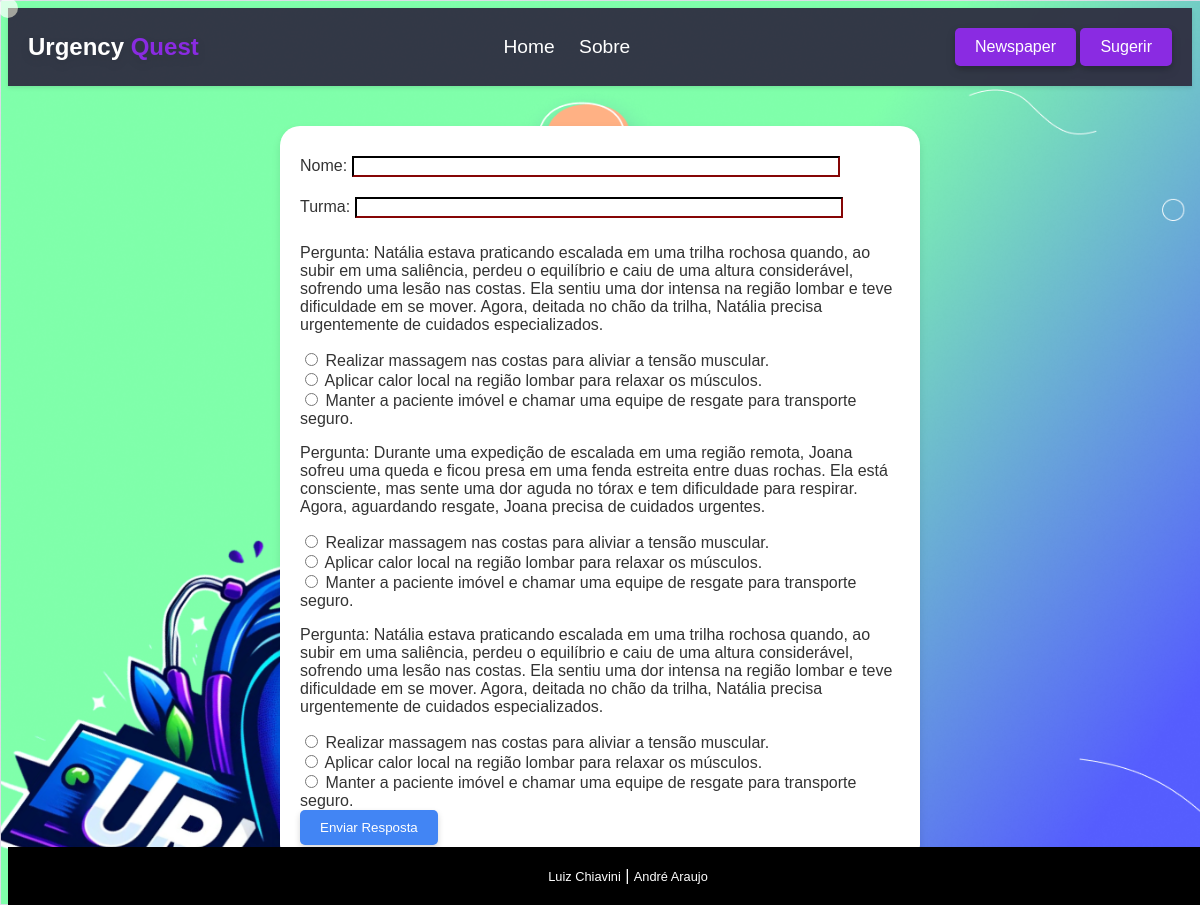
The page / on the database its author committed.
### tables this page shows
CREATE TABLE `questionario1` (
  `id_q1` int(11) NOT NULL,
  `pergunta` text NOT NULL,
  `alternativaA` text NOT NULL,
  `alternativaB` text NOT NULL,
  `alternativaC` text NOT NULL,
  `alternaticaCorreta` varchar(1) NOT NULL,
  `Justificativa` text NOT NULL
);

CREATE TABLE `questionario2` (
  `id_q2` int(11) NOT NULL,
  `pergunta` text NOT NULL,
  `alternativaA` text NOT NULL,
  `alternativaB` text NOT NULL,
  `alternativaC` text NOT NULL,
  `alternaticaCorreta` varchar(1) NOT NULL,
  `Justificativa` text NOT NULL
);

### content.php (called while the page is built, shortened)
<?php
function selecionarPerguntaAleatoria1() {
    $conexao = conectarBanco();
    $query1 = "SELECT id_q1, pergunta, alternativaA, alternativaB, alternativaC FROM questionario1 ORDER BY RAND() LIMIT 1";
    $resultado1 = $conexao->query($query1);
    if ($resultado1->num_rows > 0) {
        return $resultado1->fetch_assoc();
    } else {
        return false;
    }
}
$dadosPergunta = selecionarPerguntaAleatoria1();
function selecionarPerguntaAleatoria2() {
    $conexao = conectarBanco();
    $query2 = "SELECT id_q2, pergunta, alternativaA, alternativaB, alternativaC FROM questionario2 ORDER BY RAND() LIMIT 1";
    $resultado2 = $conexao->query($query2);
    if ($resultado2->num_rows > 0) {
        return $resultado2->fetch_assoc();
    } else {
        return false;
    }
}
function selecionarPerguntaAleatoria3() {
    $conexao = conectarBanco();
    $query3 = "SELECT id_q3, pergunta, alternativaA, alternativaB, alternativaC FROM questionario3 ORDER BY RAND() LIMIT 1";
    $resultado3 = $conexao->query($query3);
    if ($resultado3->num_rows > 0) {
        return $resultado3->fetch_assoc();
    } else {
        return false;
    }
}

### index.php (the view, shortened to what this page needs)
<?php
include 'content.php';
$dadosPergunta1 = selecionarPerguntaAleatoria1();
$dadosPergunta2 = selecionarPerguntaAleatoria2();
$dadosPergunta3 = selecionarPerguntaAleatoria3();
?>
<!DOCTYPE html>
<html lang="pt-br">
<head>
    <link rel="stylesheet" href="css/styles.css">
</head>
<body>
<?php include 'header.php' ?>
<div class="container-perguntas">
    <?php if ($dadosPergunta): ?>
        <form action="salvar_resposta.php" method="post">
        <div>
            <label for="nome_aluno">Nome:</label>
            <input type="text" id="nome_aluno" name="nome_aluno" required>
        </div>
        <div>
            <label for="turma">Turma:</label>
            <input type="text" id="turma" name="turma" required>
        </div>
            <p>Pergunta: <?= $dadosPergunta['pergunta'] ?></p>
            <div>
                <input type="radio" id="alternativaA" name="alternativa_q1" value="A">
                <label for="alternativaA"><?= $dadosPergunta['alternativaA'] ?></label>
            </div>
            <div>
                <input type="radio" id="alternativaB" name="alternativa_q1" value="B">
                <label for="alternativaB"><?= $dadosPergunta['alternativaB'] ?></label>
            </div>
            <div>
                <input type="radio" id="alternativaC" name="alternativa_q1" value="C">
                <label for="alternativaC"><?= $dadosPergunta['alternativaC'] ?></label>
            </div>
    <?php else: ?>
        <p>Nenhuma pergunta disponível no momento.</p>
    <?php endif; ?>
    <?php if ($dadosPergunta2): ?>
        <p>Pergunta: <?= $dadosPergunta2['pergunta'] ?></p>
            <div>
                <input type="radio" id="alternativaA" name="alternativa_q2" value="A">
                <label for="alternativaA"><?= $dadosPergunta['alternativaA'] ?></label>
            </div>
            <div>
                <input type="radio" id="alternativaB" name="alternativa_q2" value="B">
                <label for="alternativaB"><?= $dadosPergunta['alternativaB'] ?></label>
            </div>
            <div>
                <input type="radio" id="alternativaC" name="alternativa_q2" value="C">
                <label for="alternativaC"><?= $dadosPergunta['alternativaC'] ?></label>
            </div>
    <?php else: ?>
        <p>Nenhuma pergunta disponível no momento.</p>
    <?php endif; ?>
    <?php if ($dadosPergunta3): ?>
        <p>Pergunta: <?= $dadosPergunta['pergunta'] ?></p>
            <div>
                <input type="radio" id="alternativaA" name="alternativa_q3" value="A">
                <label for="alternativaA"><?= $dadosPergunta['alternativaA'] ?></label>
            </div>
            <div>
                <input type="radio" id="alternativaB" name="alternativa_q3" value="B">
                <label for="alternativaB"><?= $dadosPergunta['alternativaB'] ?></label>
            </div>
            <div>
                <input type="radio" id="alternativaC" name="alternativa_q3" value="C">
                <label for="alternativaC"><?= $dadosPergunta['alternativaC'] ?></label>
            </div>
            <button type="submit">Enviar Resposta</button>
        </form>
    <?php else: ?>
        <p>Nenhuma pergunta disponível no momento.</p>
    <?php endif; ?>
</div>
<?php include 'footer.php' ?>
</html>

### header.php
<header>
    <div class="header-left">
        <span class="brand">Urgency <span class="quest">Quest</span></span>
    </div>
    <nav class="header-center">
        <ul>
            <li><a href="#">Home</a></li>
            <li><a href="#">Sobre</a></li>
        </ul>
    </nav>
    <div class="header-right">
        <button class="button">Newspaper</button>
        <button class="button">Sugerir</button>
    </div>
</header>

### footer.php
<footer>
    <div class="footer-content">
        <a href="https://www.linkedin.com/in/luizchiavini/" target="_blank">Luiz Chiavini</a> | <a href="https://www.linkedin.com/" target="_blank">André Araujo</a>
    </div>
</footer>

### css/styles.css (style rules this page uses)
body { font-family: 'Poppins', sans-serif; background-image: url('../assets/background.png'); background-size: cover; background-repeat: no-repeat; background-attachment: fixed; }
header { display: flex; justify-content: space-between; align-items: center; padding: 20px; background-color: rgba(47, 46, 65, 0.8); color: #fff; box-shadow: 0 2px 4px rgba(0, 0, 0, 0.1); }
.brand { font-size: 1.5rem; font-weight: bold; }
.quest { color: #8a2be2; }
.header-center ul { list-style-type: none; margin: 0; padding: 0; text-align: center; }
.header-center li { display: inline-block; margin-right: 20px; }
.header-center a { text-decoration: none; color: #fff; font-size: 1.2rem; }
.button { background-color: #8a2be2; color: #fff; border: none; padding: 10px 20px; cursor: pointer; font-size: 1rem; border-radius: 5px; }
.header-left, .header-right { filter: drop-shadow(0px 4px 4px rgba(0, 0, 0, 0.1)); }
footer { background-color: #000; color: #fff; text-align: center; padding: 20px; position: fixed; bottom: 0; width: 100%; margin-left: auto; margin-right: auto; }
.footer-content a { text-decoration: none; color: #fff; font-size: 0.8rem; }
.container-perguntas { background-color: #fff; border-radius: 20px; box-shadow: 0 4px 8px rgba(0, 0, 0, 0.1); max-width: 600px; margin: 40px auto; padding: 20px; display: flex; flex-direction: column; align-items: center; }
a, button, input[type="submit"], input[type="button"] { transition: all 0.3s ease; }
body { font-size: 16px; color: #333333; background-color: #f4f4f4; }
html body { background-color: #f4f4f4; }
html body header { background-color: rgba(47, 46, 65, 0.95); }
input, select, textarea { animation: 0.5s ease-out 0s 1 slideInFromLeft; }
button { padding: 10px 20px; background-color: #4285F4; color: white; border: none; border-radius: 5px; box-shadow: 0 3px 6px rgba(0, 0, 0, 0.16); cursor: pointer; transition: background-color 0.3s, transform 0.2s; }
input[type="text"], input[type="email"], input[type="number"], select { width: 80%; font-family: 'Poppins', sans-serif; margin: 10px 0; }
input[type="text"], input[type="email"], input[type="number"] { transition: all 0.3s ease-in-out; }
.button { transition: background-color 0.3s ease, transform 0.2s ease; }
input:invalid { border-color: rgb(50, 2, 2); }
input:valid { border-color: green; }
.button { cursor: pointer; }

### rows shown on the page
questionario1: pergunta "Natália estava praticando escalada em uma trilha rochosa quando, ao subir em uma saliência, perdeu o equilíbrio e caiu de uma altura considerável, sofrendo uma lesão nas costas. Ela sentiu uma dor intensa na região lombar e teve dificuldade em se mover. Agora, deitada no chão da trilha, Natália precisa urgentemente de cuidados especializados.", alternativaA "Realizar massagem nas costas para aliviar a tensão muscular.", alternativaB "Aplicar calor local na região lombar para relaxar os músculos.", alternativaC "Manter a paciente imóvel e chamar uma equipe de resgate para transporte seguro."
questionario2: pergunta "Durante uma expedição de escalada em uma região remota, Joana sofreu uma queda e ficou presa em uma fenda estreita entre duas rochas. Ela está consciente, mas sente uma dor aguda no tórax e tem dificuldade para respirar. Agora, aguardando resgate, Joana precisa de cuidados urgentes."
